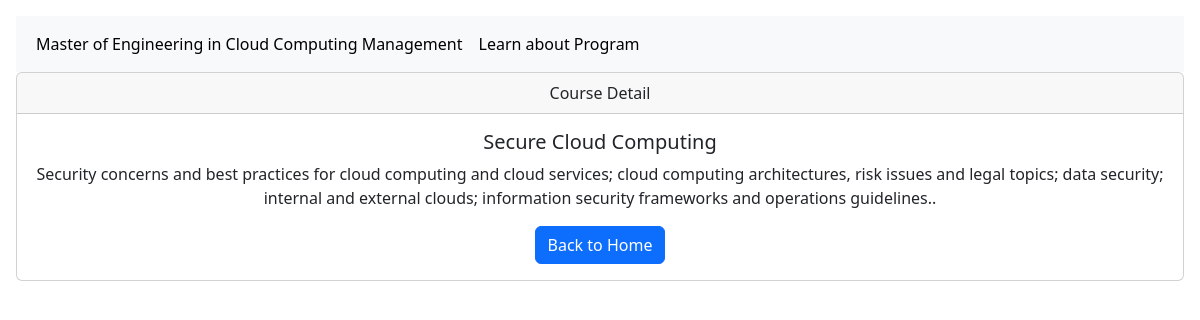
/course/3, run on the app's committed database.
### coursesummary/models.py (models this page shows, shortened)
class CourseList(models.Model):
    classname = models.CharField(max_length=100)
    classnumber = models.CharField(max_length=100)
    classlink = models.URLField(blank=True)
    summary = models.TextField(blank=True)

### coursesummary/views.py (the view)
# urls.py: path('course/<int:pk>', views.CourseDetailView.as_view(), name ='course-detail'),
class CourseDetailView(DetailView):
    model = CourseList
    context_object_name = 'course_detail'
    template_name = 'course/detail.html'

### templates/course/detail.html
{% extends "course/base.html" %}
{% block content %}
<div class="card text-center">
    <div class="card-header">
      Course Detail
    </div>
    <div class="card-body">
      <h5 class="card-title">{{course_detail.classname }}</h5>
      <p  class="card-text" >{{course_detail.summary}}.</p>
      <a href="{% url 'course-home' %}" class="btn btn-primary">Back to Home </a>
    </div>
</div>
{% endblock content %}

### data on the page
CourseList: classname "Secure Cloud Computing", summary "Security concerns and best practices for cloud computing and cloud services; cloud computing architectures, risk issues and legal topics; data security; internal and external clouds; information security frameworks and operations guidelines."
